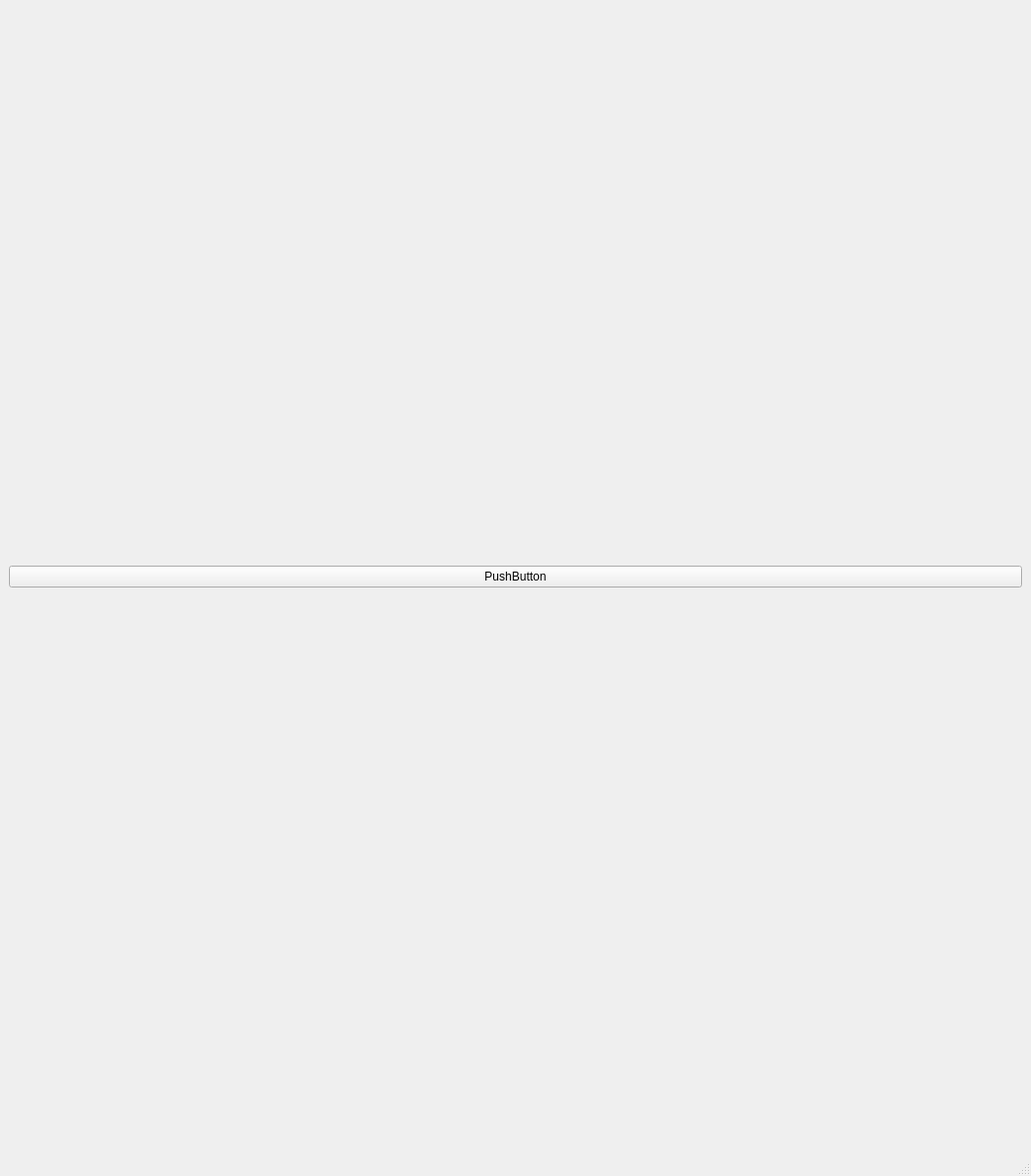
<?xml version="1.0" encoding="UTF-8"?>
<ui version="4.0">
 <class>MainWindow</class>
 <widget class="QMainWindow" name="MainWindow">
  <property name="geometry">
   <rect>
    <x>0</x>
    <y>0</y>
    <width>1037</width>
    <height>1183</height>
   </rect>
  </property>
  <property name="windowTitle">
   <string>MainWindow</string>
  </property>
  <widget class="QWidget" name="centralwidget">
   <layout class="QGridLayout" name="gridLayout">
    <item row="0" column="0">
     <widget class="QPushButton" name="pushButton">
      <property name="text">
       <string>PushButton</string>
      </property>
     </widget>
    </item>
   </layout>
  </widget>
  <widget class="QStatusBar" name="statusbar"/>
  <widget class="QMenuBar" name="menubar">
   <property name="geometry">
    <rect>
     <x>0</x>
     <y>0</y>
     <width>1037</width>
     <height>43</height>
    </rect>
   </property>
  </widget>
 </widget>
 <resources/>
 <connections/>
</ui>
